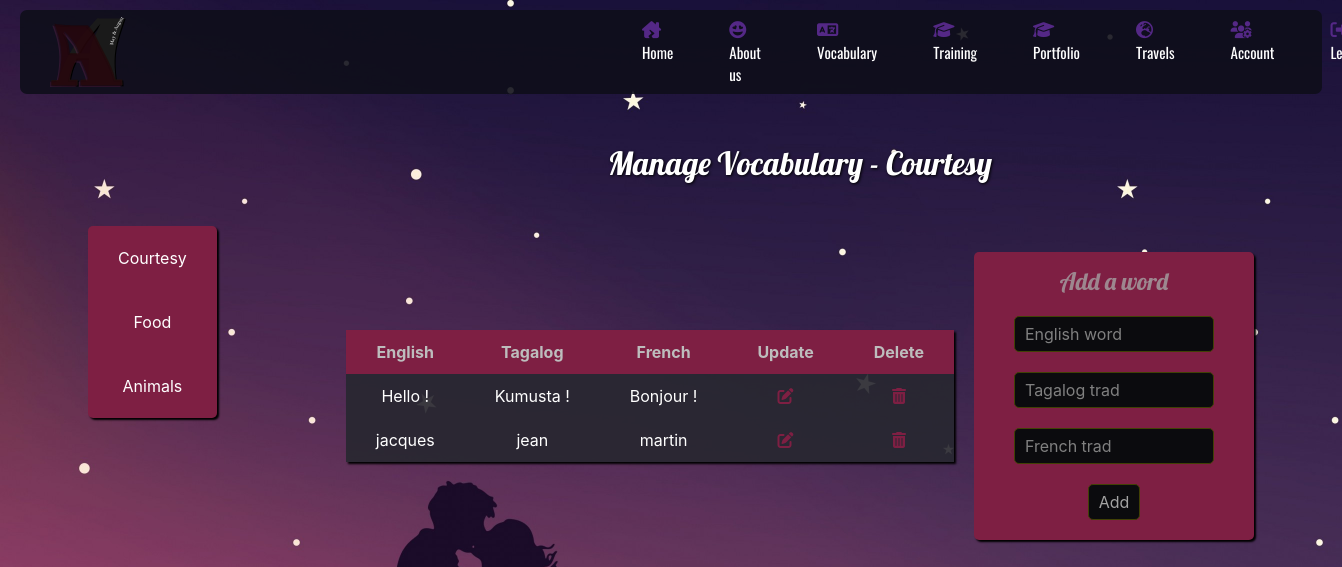
Page /admin/manageVocabulary.php (signed in) on the committed database.
### tables this page shows
CREATE TABLE IF NOT EXISTS `courtesy` (
  `id` int NOT NULL AUTO_INCREMENT,
  `tagalog` varchar(255) NOT NULL,
  `english` varchar(255) NOT NULL,
  `french` varchar(255) NOT NULL,
  PRIMARY KEY (`id`)
);

### admin/assets/manageVocabulary/courtesy.php (the view)
<?php $courtesy = $bdd->query('SELECT * FROM courtesy'); ?>
<div class="main-title-admin">
    <h2>Manage Vocabulary - Courtesy</h2>
</div>
<section>
    <article class="table-mVocabulary">
        <table >
            <thead>
                <tr>
                    <th>English</th>
                    <th>Tagalog</th>
                    <th>French</th>
                    <th>Update</th>
                    <th>Delete</th>
                </tr>
            </thead>
            <tbody>
                <?php while ($data = $courtesy->fetch()) { ?>
                <tr>
                    <td><?php echo $data['english']; ?></td>
                    <td><?php echo $data['tagalog']; ?></td>
                    <td><?php echo $data['french']; ?></td>
                    <td><a href="update-forms-admin.php?update=vocabulary&display=courtesy&id=<?php echo $data['id']; ?>"><i class="fas fa-edit"></i></a></td>
                    <td><a href="assets/manageVocabulary/controller/delete.php?manageVocabulary=courtesy&id=<?php echo $data['id']; ?>"><i class="fas fa-trash-alt"></i></a></td>
                </tr>
                <?php } ?>
            </tbody>
        </table>
    </article>
    <article class="form-mVocabulary">
        <h4>Add a word</h4>
        <form action="assets/manageVocabulary/controller/add.php?manageVocabulary=courtesy" method="POST">
            <div>
                <input type="text" name="english" placeholder="English word">
            </div>
            <div>
                <input type="text" name="tagalog" placeholder="Tagalog trad">
            </div>
            <div>
                <input type="text" name="french" placeholder="French trad">
            </div>
            <div>
                <input type="submit" value="Add">
            </div>
        </form>
    </article>
</section>

### scss/style.css (style rules this page uses)
body { display:-webkit-box;display:-ms-flexbox;display:flex;-webkit-box-orient:vertical;-webkit-box-direction:normal;-ms-flex-direction:column;flex-direction:column;-webkit-box-pack:justify;-ms-flex-pack:justify;justify-content:space-between }
.admin-body { background-image:url("../assets/pictures/admin/background-admin.jpg");background-size:auto 1080px }
h2 { text-align:center;color:white;font-family:'Lobster-regular';margin:40px 0 70px 0;text-shadow:1px 1px 3px #000000 }
h4 { font-family:'Lobster-Regular';color:#a7a7a7c4;margin:5px 0 20px 0 }

### rows in the picture
courtesy: english "Hello !", tagalog "Kumusta !", french "Bonjour !"
courtesy: english "jacques", tagalog "jean", french "martin"
